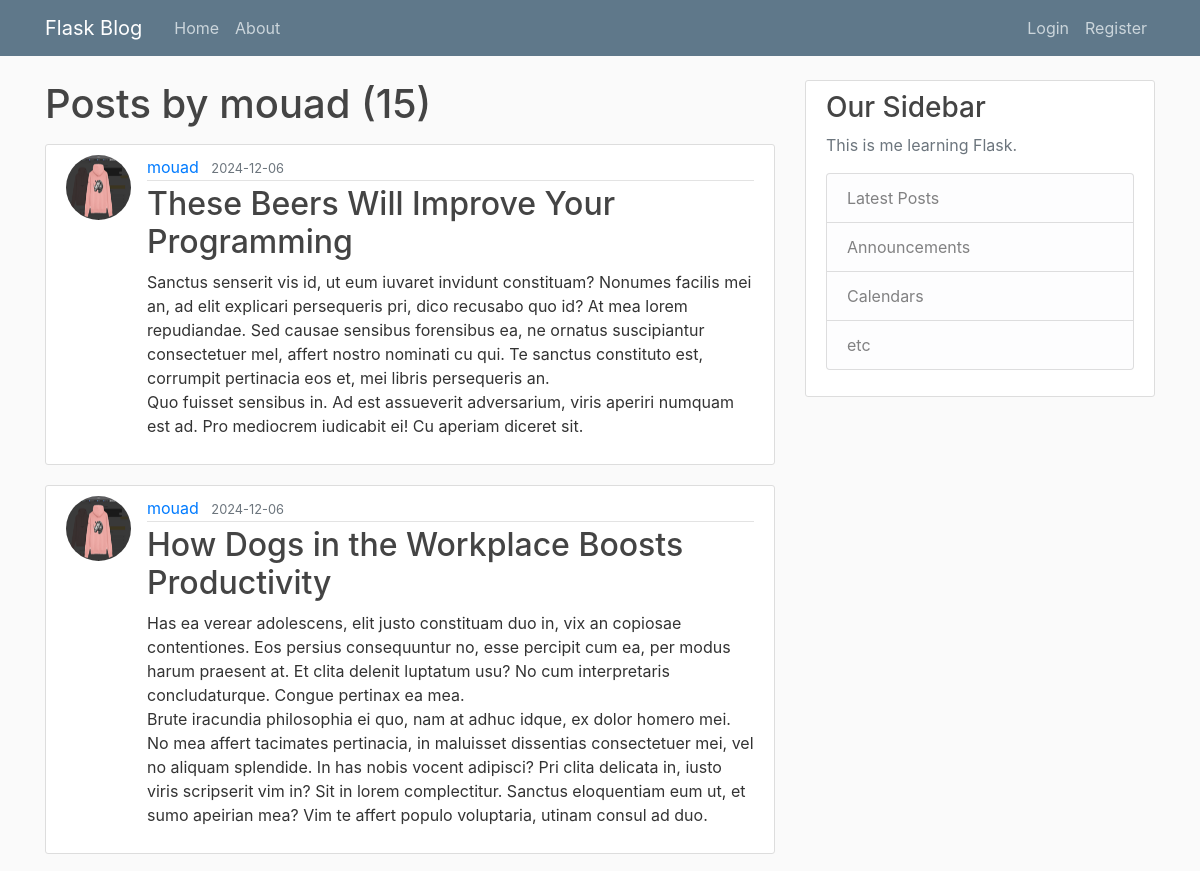
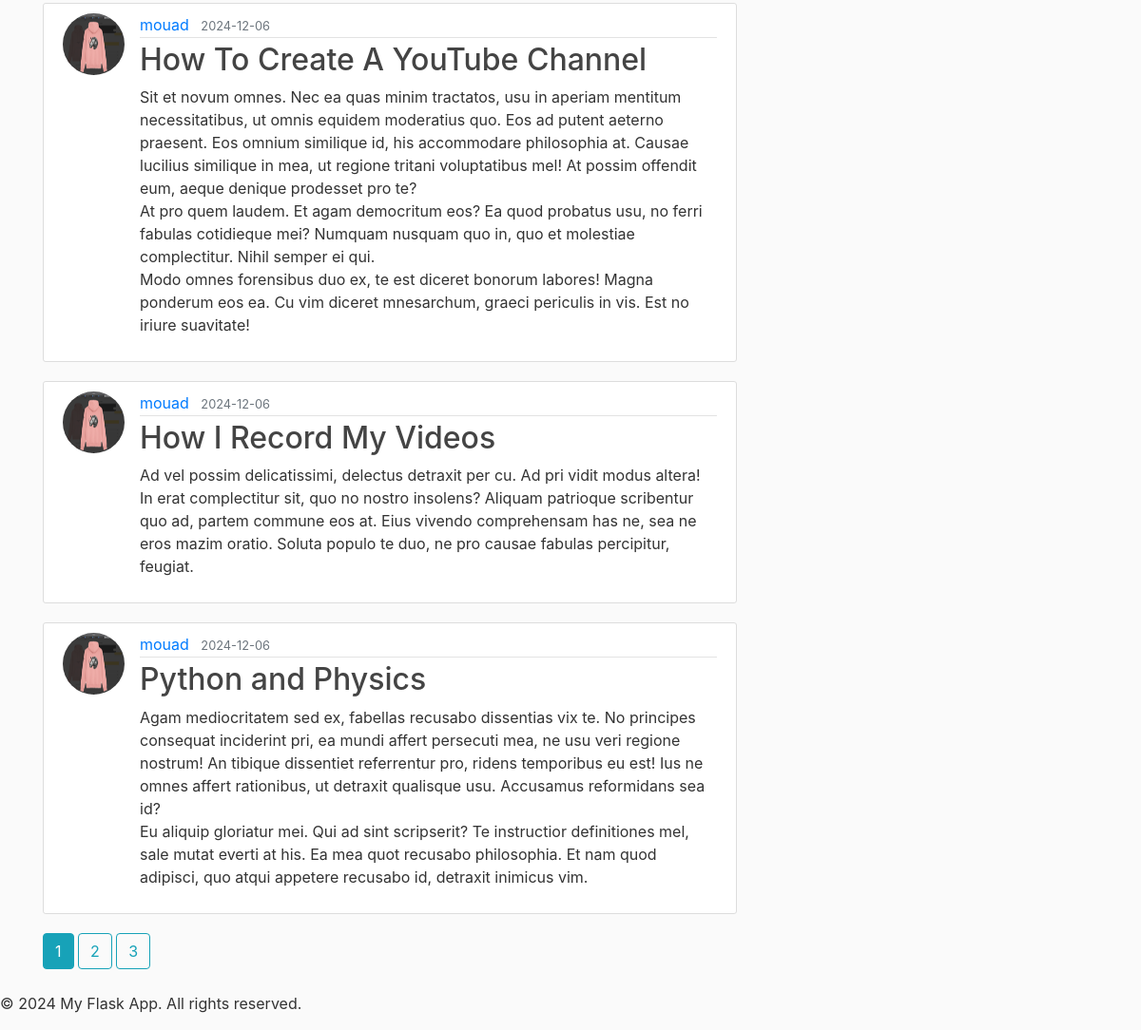
/user/mouad, run on the app's committed database (2 pictures, top to bottom).
### flaskblog/models.py (models this page shows, shortened)
class User(db.Model, UserMixin):
    id = db.Column(db.Integer, primary_key = True)
    username = db.Column(db.String(20), unique = True, nullable = False)
    email = db.Column(db.String(120), unique = True, nullable = False)
    image_file = db.Column(db.String(20), nullable = False, default = 'default.jpg')
    password = db.Column(db.String(60), nullable = False)
    posts = db.relationship('Post', backref='author', lazy = True)

class Post(db.Model):
    id = db.Column(db.Integer, primary_key = True)
    title = db.Column(db.String(100), nullable = False)
    date_posted = db.Column(db.DateTime, nullable = False , default = datetime.utcnow)
    content = db.Column(db.Text, nullable = False)
    user_id = db.Column(db.Integer, db.ForeignKey('user.id'), nullable = False)

### flaskblog/routes.py (the view)
@app.route("/user/<string:username>")
def user_posts(username):
    page = request.args.get('page', 1, type=int)
    user = User.query.filter_by(username=username).first_or_404()
    posts = Post.query.filter_by(author=user).order_by(Post.date_posted.desc()).paginate(page=page, per_page=5)
    return render_template('user_posts.html', user=user, posts = posts)

### flaskblog/templates/user_posts.html (shortened to what this page needs)
{% extends "base.html" %}
{% block content %}
    <h1 class="mb-3">Posts by {{ user.username }} ({{ posts.total }})</h1>
    {% for post in posts.items %}
        <article class="media content-section">
        <img class="rounded-circle article-img" src="{{url_for('static', filename='profile_pics/' + post.author.image_file) }}">
          <div class="media-body">
            <div class="article-metadata">
              <a class="mr-2" href="{{ url_for('user_posts',username=post.author.username)}}">{{ post.author.username }}</a>
              <small class="text-muted">{{ post.date_posted.strftime('%Y-%m-%d') }}</small>
            </div>
            <h2><a class="article-title" href="{{ url_for('post', post_id=post.id) }}">{{ post.title }}</a></h2>
            <p class="article-content">{{ post.content }}</p>
          </div>
        </article>
    {% endfor %}
    {% for page_num in posts.iter_pages(left_edge=1, right_edge=1, left_current=1, right_current=2) %}
      {% if page_num %}
        {% if posts.page == page_num %}
          <a class="btn btn-info mb-4" href="{{ url_for('user_posts',username=user.username, page=page_num) }}">{{ page_num }}</a>
        {% else %}
        <a class="btn btn-outline-info mb-4" href="{{ url_for('user_posts',username=user.username, page=page_num) }}">{{ page_num }}</a>
        {% endif %}
      {% endif %}
    {% endfor %}
{% endblock %}

### flaskblog/static/style.css (style rules this page uses)
body { background: #fafafa; color: #333333; margin-top: 5rem; }
h1, h2, h3, h4, h5, h6 { color: #444444; }
.content-section { background: #ffffff; padding: 10px 20px; border: 1px solid #dddddd; border-radius: 3px; margin-bottom: 20px; }
.article-title { color: #444444; }
.article-content { white-space: pre-line; }
.article-img { height: 65px; width: 65px; margin-right: 16px; }
.article-metadata { padding-bottom: 1px; margin-bottom: 4px; border-bottom: 1px solid #e3e3e3 }

### data on the page
User: username "mouad"
Post: image_file (picture), author.username "mouad", date_posted "2024-12-06", title "These Beers Will Improve Your Programming", content "Sanctus senserit vis id, ut eum iuvaret invidunt constituam? Nonumes facilis mei an, ad elit explicari persequeris pri, dico recusabo quo id? At mea lorem repudiandae. Sed causae sensibus forensibus ea, ne ornatus suscipiantur consectetuer mel, affert nostro nominati cu qui. Te sanctus constituto est, corrumpit pertinacia eos et, mei libris persequeris an. Quo fuisset sensibus in. Ad est assueverit adversarium, viris aperiri numquam est ad. Pro mediocrem iudicabit ei! Cu aperiam diceret sit."
Post: image_file (picture), author.username "mouad", date_posted "2024-12-06", title "How Dogs in the Workplace Boosts Productivity", content "Has ea verear adolescens, elit justo constituam duo in, vix an copiosae contentiones. Eos persius consequuntur no, esse percipit cum ea, per modus harum praesent at. Et clita delenit luptatum usu? No cum interpretaris concludaturque. Congue pertinax ea mea. Brute iracundia philosophia ei quo, nam at adhuc idque, ex dolor homero mei. No mea affert tacimates pertinacia, in maluisset dissentias consectetuer mei, vel no aliquam splendide. In has nobis vocent adipisci? Pri clita delicata in, iusto viris scripserit vim in? Sit in lorem complectitur. Sanctus eloquentiam eum ut, et sumo apeirian mea? Vim te affert populo voluptaria, utinam consul ad duo."
Post: image_file (picture), author.username "mouad", date_posted "2024-12-06", title "How To Create A YouTube Channel", content "Sit et novum omnes. Nec ea quas minim tractatos, usu in aperiam mentitum necessitatibus, ut omnis equidem moderatius quo. Eos ad putent aeterno praesent. Eos omnium similique id, his accommodare philosophia at. Causae lucilius similique in mea, ut regione tritani voluptatibus mel! At possim offendit eum, aeque denique prodesset pro te? At pro quem laudem. Et agam democritum eos? Ea quod probatus usu, no ferri fabulas cotidieque mei? Numquam nusquam quo in, quo et molestiae complectitur. Nihil semper ei qui. Modo omnes forensibus duo ex, te est diceret bonorum labores! Magna ponderum eos ea. Cu vim diceret mnesarchum, graeci periculis in vis. Est no iriure suavitate!"
Post: image_file (picture), author.username "mouad", date_posted "2024-12-06", title "How I Record My Videos", content "Ad vel possim delicatissimi, delectus detraxit per cu. Ad pri vidit modus altera! In erat complectitur sit, quo no nostro insolens? Aliquam patrioque scribentur quo ad, partem commune eos at. Eius vivendo comprehensam has ne, sea ne eros mazim oratio. Soluta populo te duo, ne pro causae fabulas percipitur, feugiat."
Post: image_file (picture), author.username "mouad", date_posted "2024-12-06", title "Python and Physics", content "Agam mediocritatem sed ex, fabellas recusabo dissentias vix te. No principes consequat inciderint pri, ea mundi affert persecuti mea, ne usu veri regione nostrum! An tibique dissentiet referrentur pro, ridens temporibus eu est! Ius ne omnes affert rationibus, ut detraxit qualisque usu. Accusamus reformidans sea id? Eu aliquip gloriatur mei. Qui ad sint scripserit? Te instructior definitiones mel, sale mutat everti at his. Ea mea quot recusabo philosophia. Et nam quod adipisci, quo atqui appetere recusabo id, detraxit inimicus vim."

### other printed values
{{ posts.total }} "15"
{{ page_num }} "1"
{{ page_num }} "2" "3"
